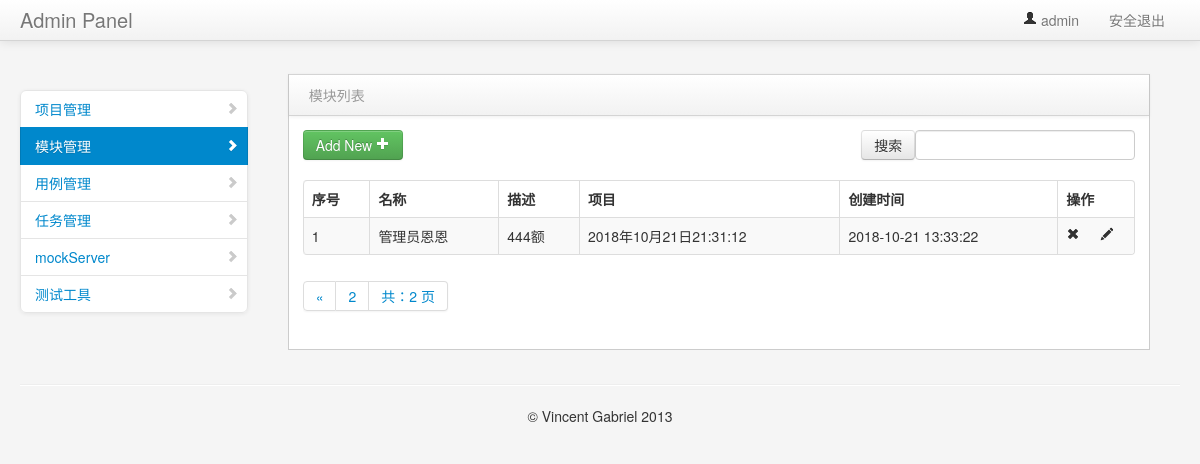
The page /manage/module_manage/?search_module=&page=2 (signed in) on the database its author committed.
### project_app/models.py (models this page shows, shortened)
class Model(models.Model):
    project = models.ForeignKey(Project,on_delete=models.CASCADE,verbose_name="所属项目")
    name = models.CharField("名称",max_length=100,blank=False,default="")
    describe = models.TextField("描述", default="")
    create_time = models.DateTimeField("创建时间", auto_now=True)

class Project(models.Model):
    title = models.CharField(max_length=50)
    describe = models.TextField("描述",default="")
    status = models.BooleanField("状态",default=True)
    create_time = models.DateTimeField("创建时间",auto_now=True)
    def __str__(self):
        return self.title

### project_app/views/module_views.py (the view)
# urls.py: path("module_manage/", module_views.module_manage),
@login_required #判断用户是否登录
def module_manage(request):
    module_data = Model.objects.all().order_by("-create_time")
    contacts = page(request,module_data)
    username = request.session.get('user1', '')  # 读取浏览器 session
    return render(request, "module_manage.html", {"contacts":contacts,"type":"list","username":username})

### common/page_help.py (called while the page is built)
def page(request,obj,count=5):
    paginator = Paginator(obj, count)
    page = request.GET.get("page")
    try:
        contacts = paginator.get_page(page)
    except EmptyPage:
        contacts = paginator.page(1)
    except PageNotAnInteger:
        contacts = paginator.page(paginator.num_pages)
    return contacts

### templates/module_manage.html (shortened to what this page needs)
{% extends "common/nav.html" %}
{% block context %}
<div class="span3" id="sidebar">
    <ul class="nav nav-list bs-docs-sidenav nav-collapse collapse">
        <li>
            <a href="/manage/project_manage/"><i class="icon-chevron-right"></i>项目管理</a>
        </li>
        <li class="active">
            <a href="/manage/module_manage/"><i class="icon-chevron-right"></i>模块管理</a>
        </li>
        <li>
            <a href="/interface/case_manage/"><i class="icon-chevron-right"></i>用例管理</a>
        </li>
        <li>
            <a href="interface.html"><i class="icon-chevron-right"></i>任务管理</a>
        </li>
        <li>
            <a href="interface.html"><i class="icon-chevron-right"></i>mockServer</a>
        </li>
        <li>
            <a href="interface.html"><i class="icon-chevron-right"></i>测试工具</a>
        </li>
    </ul>
</div>
<div class="span9" id="content">
    <div class="row-fluid">
{% if type == 'list'%}
     <div class="block">
        <div class="navbar navbar-inner block-header">
            <div class="muted pull-left">模块列表</div>
        </div>
        <div class="block-content collapse in">
            <div class="span12">
               <div class="table-toolbar">
                  <div class="btn-group">
                     <a href="/manage/add_module/"><button class="btn btn-success">Add New <i class="icon-plus icon-white"></i></button></a>
                  </div>
                  <div class="btn-group pull-right">
                     <div class="dataTables_filter" id="example_filter">
                         <form method="get" action="/manage/search_module/">
                          <input class="btn" type="submit" value="搜索">
                          <label><input type="text" aria-controls="example" id="search_module" name="search_module"></label>
                         </form>
                    </div>
                  </div>
               </div>
                <table cellpadding="0" cellspacing="0" border="0" class="table table-striped table-bordered" id="example2">
                    <thead>
                        <tr>
                            <th>序号</th>
                            <th>名称</th>
                            <th>描述</th>
                            <th>项目</th>
                            <th>创建时间</th>
                            <th>操作</th>
                        </tr>
                    </thead>
                    <tbody>
                    {% for data in contacts %}
                        <tr class="gradeU">
                            <td>{{forloop.counter }}</td>
                            <td>{{data.name}}</td>
                            <td class="center">{{data.describe}}</td>
                            <td>{{data.project}}</td>
                            <td class="center">{{ data.create_time | date:"Y-m-d H:i:s" }}</td>
                            <td class="center" style="width: 60px;">
                                <a onclick="del_id('{{ data.id }}')"><i class="icon-remove"></i></a>
                                <a href="/manage/edit_module/{{ data.id }}/"><i class="icon-pencil"></i></a>
                            </td>
                        </tr>
                    {% endfor %}
                    </tbody>
                </table>
            </div>
          <div class="pagination">
            <span class="step-links">
              <ul class="pagination">
                {% if contacts.has_previous %}
                  <li><a href="?search_module={{ search_module }}&page={{ contacts.previous_page_number }}">&laquo;</a></li>
                {% endif %}
                 <li><a href="#">{{ contacts.number }}</a></li>
                <li><a href="#">共：{{ contacts.paginator.num_pages }} 页</a></li>
              </ul>
            </span>
          </div>
        </div>
     </div>
    </div>
</div>
 {% endif %}
    {% endblock context %}

### templates/common/nav.html (shortened to what this page needs)
<!DOCTYPE html>
<html>
    <head>
        <link href="/static/bootstrap/css/bootstrap.min.css" rel="stylesheet" media="screen">
        <link href="/static/bootstrap/css/bootstrap-responsive.min.css" rel="stylesheet" media="screen">
        <link href="/static/assets/css/styles.css" rel="stylesheet" media="screen">
        <link href="/static/assets/css/DT_bootstrap.css" rel="stylesheet" media="screen">
    </head>
    <body>
        <div class="navbar navbar-fixed-top">
            <div class="navbar-inner">
                <div class="container-fluid">
                    <a class="brand" href="#">Admin Panel</a>
                    <div class="nav-collapse collapse">
                        <ul class="nav pull-right">
                            <li class="dropdown">
                                <a href="#" role="button" class="dropdown-toggle" data-toggle="dropdown">
                                    <i class="icon-user"></i> {{user}}
                                </a>
                            </li>
                            <li>
                                <a tabindex="-1" href="/user/logout/">安全退出</a>
                            </li>
                        </ul>
                    </div>
                </div>
            </div>
        </div>
        <div class="container-fluid">
            <div class="row-fluid">
                 {% block context %}
                 {% endblock context %}
            </div>
            <hr>
            <footer>
                <p style="text-align: center">&copy; Vincent Gabriel 2013</p>
            </footer>
        </div>
    </body>
</html>

### static/assets/css/styles.css (style rules this page uses)
body { padding-top: 0; padding-bottom: 40px; background-color: #f5f5f5; }
@media (min-width: 979px) { body { padding-top: 60px; } }
#content { margin-left:0px; }
.block { border: 1px solid #ccc; background: white; margin: 1em 0em; border-top: none; }
.block-content { margin: 1em; min-height: .25em; }
.block-header { margin-bottom: 0px; border-right: none; border-left: none; -webkit-border-radius: 0px; -moz-border-radius: 0px; border-radius: 0px; }
.block-header div { padding-top: 10px; }
.bs-docs-sidenav { max-width: 228px; margin: 30px 0 0; padding: 0; background-color: #fff; -webkit-border-radius: 6px; -moz-border-radius: 6px; border-radius: 6px; -webkit-box-shadow: 0 1px 4px rgba(0,0,0,.065); -moz-box-shadow: 0 1px 4px rgba(0,0,0,.065); box-shadow: 0 1px 4px rgba(0,0,0,.065); }
.bs-docs-sidenav > li > a { display: block; width: 190px \9; margin: 0 0 -1px; padding: 8px 14px; border: 1px solid #e5e5e5; }
.bs-docs-sidenav > li:first-child > a { -webkit-border-radius: 6px 6px 0 0; -moz-border-radius: 6px 6px 0 0; border-radius: 6px 6px 0 0; }
.bs-docs-sidenav > li:last-child > a { -webkit-border-radius: 0 0 6px 6px; -moz-border-radius: 0 0 6px 6px; border-radius: 0 0 6px 6px; }
.bs-docs-sidenav > .active > a { position: relative; z-index: 2; padding: 9px 15px; border: 0; text-shadow: 0 1px 0 rgba(0,0,0,.15); -webkit-box-shadow: inset 1px 0 0 rgba(0,0,0,.1), inset -1px 0 0 rgba(0,0,0,.1); -moz-box-shadow: inset 1px 0 0 rgba(0,0,0,.1), inset -1px 0 0 rgba(0,0,0,.1); box-shadow: inset 1px 0 0 rgba(0,0,0,.1), inset -1px 0 0 rgba(0,0,0,.1); }
.bs-docs-sidenav .icon-chevron-right { float: right; margin-top: 2px; margin-right: -6px; opacity: .25; }
.bs-docs-sidenav .active .icon-chevron-right, .bs-docs-sidenav .active a:hover .icon-chevron-right { opacity: 1; }

### rows shown on the page
Model: name "管理员恩恩", describe "444额", project "2018年10月21日21:31:12", create_time "2018-10-21 13:33:22"

### other values the page prints
{{ user }} "admin"
{{ contacts.number }} "2"
{{ contacts.paginator.num_pages }} "2"
